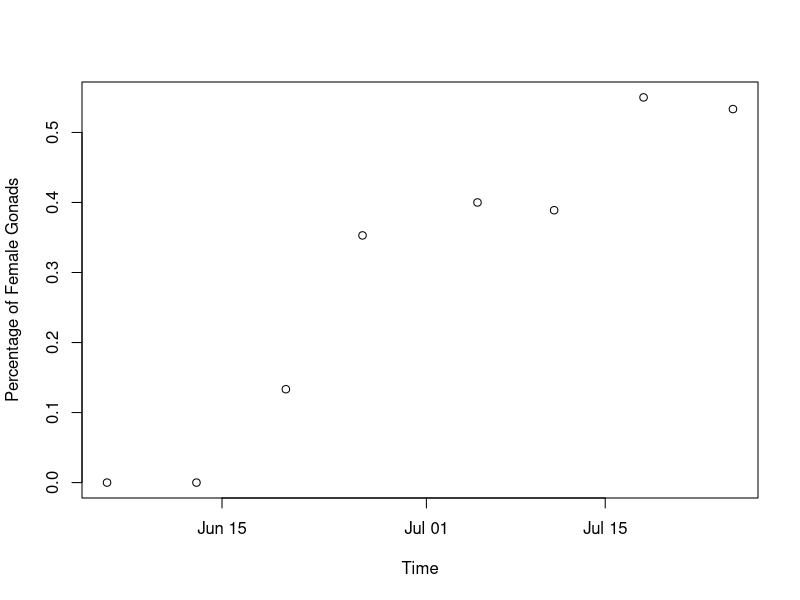
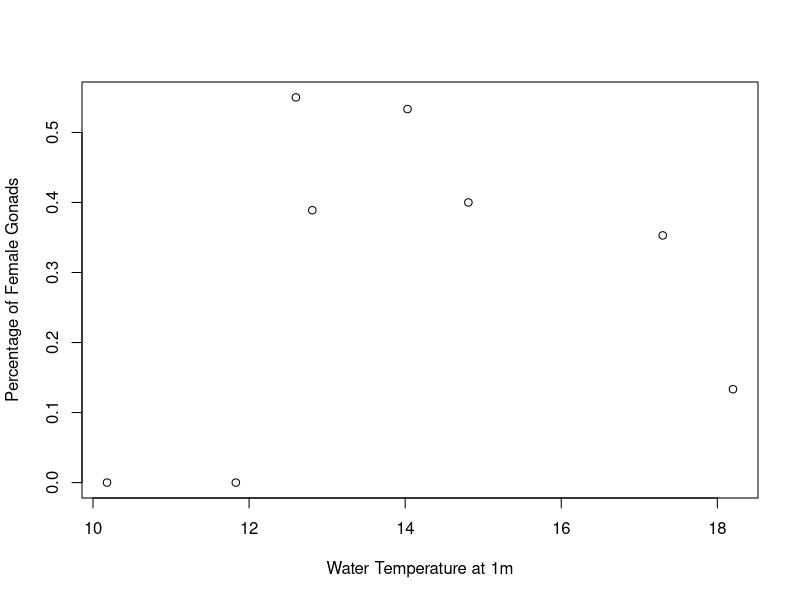
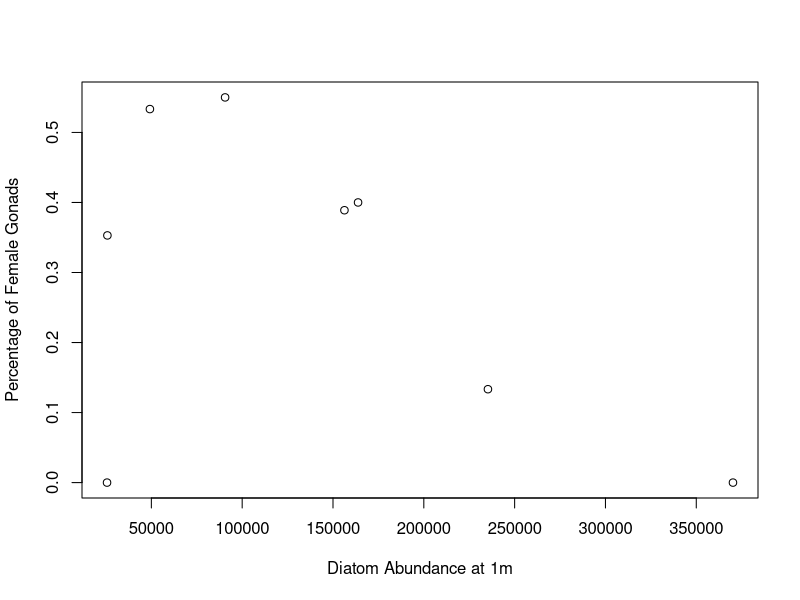
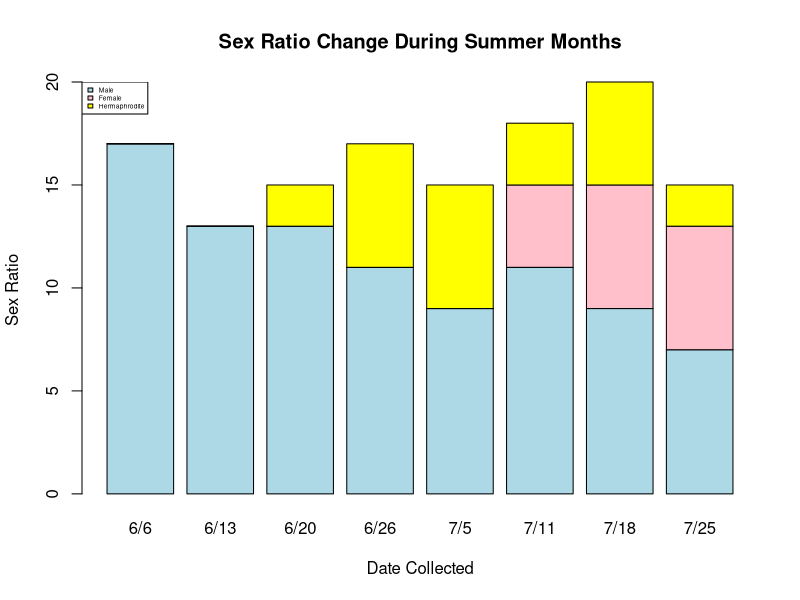

The R source for these figures, in order:
## ---- chunk 1
knitr::opts_chunk$set(echo = TRUE)
## ---- chunk 2
phyto_1m <- read.csv("BC_Phytoplankton_New-1m_Wholewater_L_Quant(1).csv")
phyto_1m
waterconditions <- read.csv("BC_Phytoplankton_New-Conditions.csv")
waterconditions
## ---- chunk 3
Pacific_Oyster_Sex_Ratio <- read.csv("Pacific_Oyster_Sex_Ratio.csv")
Pacific_Oyster_Sex_Ratio
## ---- chunk 4
totalfemale = Pacific_Oyster_Sex_Ratio$Female
totalherm = Pacific_Oyster_Sex_Ratio$Hermaphrodite
femalegonads = totalfemale + totalherm
percentsfemale = femalegonads/Pacific_Oyster_Sex_Ratio$`Total Oysters Collected`
totalplankton = phyto_1m$Diatom_Sum[59:66]
#note: will need to change to [85:93] but excluding 86
totalplankton
watertempsfake = waterconditions$Water_Temp_1m_C[79:86]
#note: will need to change to [105:115] excluding 106, 110, and 111
watertempsfake
## ---- chunk 5
Pacific_Oyster_Sex_Ratio$Total_Female_Gonads <- femalegonads
percentsfemale = femalegonads/Pacific_Oyster_Sex_Ratio$Total.Oysters.Collected
Pacific_Oyster_Sex_Ratio$Percentage_Female_Gonads <- percentsfemale
Pacific_Oyster_Sex_Ratio$Water_Temps_at_1m <- watertempsfake
Pacific_Oyster_Sex_Ratio$Total_Plankton <- totalplankton
datesID <- c("20230606", "20230613", "20230620", "20230626", "20230705", "20230711", "20230718", "20230725")
Pacific_Oyster_Sex_Ratio$ID_yyyymmdd <- datesID
juliandates <- c(23157, 23164, 23171, 23177, 23186, 23192, 23199, 23206)
Pacific_Oyster_Sex_Ratio$Julian_Date <- juliandates
Pacific_Oyster_Sex_Ratio
## ---- chunk 6
library(data.table)
setcolorder(Pacific_Oyster_Sex_Ratio, c("Date.Collected", "ID_yyyymmdd", "Julian_Date", "Total.Oysters.Collected", "Male", "Female", "Hermaphrodite", "Total_Female_Gonads", "Percentage_Female_Gonads", "Water_Temps_at_1m", "Total_Plankton"))
Pacific_Oyster_Sex_Ratio
## ---- chunk 7
Pacific_Oyster_Sex_Ratio$ID_yyyymmdd <- as.numeric(Pacific_Oyster_Sex_Ratio$ID_yyyymmdd)
Pacific_Oyster_Sex_Ratio$Dates <- as.Date(Pacific_Oyster_Sex_Ratio$Date.Collected, format="%m/%d/%y")
plot(Pacific_Oyster_Sex_Ratio$Dates, Pacific_Oyster_Sex_Ratio$Percentage_Female_Gonads, ylab="Percentage of Female Gonads", xlab= "Time")
## ---- chunk 8
#how do I fix the x values so they go day by day but are still integers... a way other than Julian Day?
## ---- chunk 9
plot(Pacific_Oyster_Sex_Ratio$Water_Temps_at_1m, Pacific_Oyster_Sex_Ratio$Percentage_Female_Gonads, ylab="Percentage of Female Gonads", xlab="Water Temperature at 1m")
## ---- chunk 10
plot(Pacific_Oyster_Sex_Ratio$Total_Plankton, Pacific_Oyster_Sex_Ratio$Percentage_Female_Gonads, ylab="Percentage of Female Gonads", xlab="Diatom Abundance at 1m")
## ---- chunk 11
colors = c("lightblue", "pink", "yellow")
regions <- c("Male", "Female", "Hermaphrodite")
barplotdates = c("6/6", "6/13", "6/20", "6/26", "7/5", "7/11", "7/18", "7/25")
barplotvalues <- matrix(data = c(Pacific_Oyster_Sex_Ratio$Male, Pacific_Oyster_Sex_Ratio$Female, Pacific_Oyster_Sex_Ratio$Hermaphrodite), nrow = 3, ncol = 8, byrow = TRUE)
## ---- chunk 12
barplot(barplotvalues, main= "Sex Ratio Change During Summer Months", xlab = "Date Collected", ylab="Sex Ratio", col=colors, names.arg=barplotdates)
legend("topleft", regions, cex = 0.4, fill = colors)
## ---- chunk 13
#linear model time
#I want to look at the relationship between water temperature and percentage of female gonads; and diatom abundance and female gonads; time and percentage of female gonads
#water temperature
#dependent variable as predicted by independent: gonads~watertemp
m1 <- lm(Percentage_Female_Gonads~Water_Temps_at_1m, Pacific_Oyster_Sex_Ratio)
summary(m1)
m1.binomial <- glm(Percentage_Female_Gonads~Water_Temps_at_1m, 
                   family = "binomial",
                   data = Pacific_Oyster_Sex_Ratio)
summary(m1.binomial)
m2.binomial <- glm(Percentage_Female_Gonads~Water_Temps_at_1m+Total_Plankton, 
                   family = "binomial",
                   data = Pacific_Oyster_Sex_Ratio)
summary(m2.binomial)

AIC(m1.binomial, m2.binomial)
